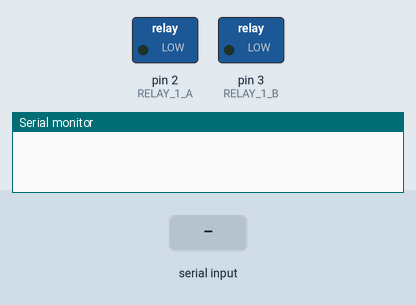
This sketch was run on a simulated Arduino Uno, built with avr-gcc and run on an emulated ATmega328P. Parts: switched loads named in the sketch (green lamp = pin HIGH), the last lines printed to the serial monitor. Inputs (shaded band) come from the test bench.

Above: at 1.2 s.
1.3 s: "c" received over Serial
At 1.8 s:
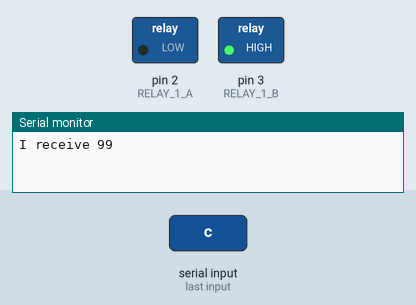
2.8 s: "o" received over Serial
At 4.2 s:
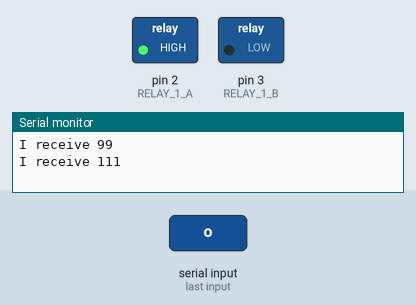
Timing chart, 0 to 5.8 s (numbered marks = the images above; inputs shaded):
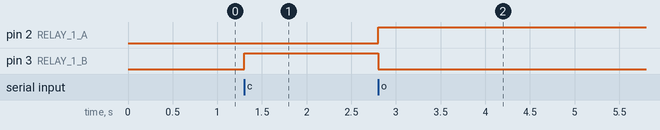

Measured:
- after the input at 1.3 s, pin 3 (RELAY_1_B): LOW → HIGH at once
- after the input at 2.8 s, pin 2 (RELAY_1_A): LOW → HIGH at once; pin 3 (RELAY_1_B): HIGH → LOW at once

The sketch:

test_hand_script_linux.ino
```cpp
const int RELAY_1_A = 2;
const int RELAY_1_B = 3;
const int ANALOG_POTENTIOMETER = 5;
const double POT_UPPER_BOUND = 1.0;
const double POT_LOWER_BOUND = 0.0;
bool extending = true;
int incomingByte = 0;

void setup() {
   pinMode(RELAY_1_A, OUTPUT);
   pinMode(RELAY_1_B, OUTPUT);
   //pinMode(ANALOG_POTENTIOMETER, INPUT); // Maybe?
   Serial.begin(9600);
}

void loop() {

//This is where your program logic goes
//You can call the functions to control the
//actuator here, as well as reading sensors, etc..

if (Serial.available() > 0)
{
  // Read the incoming byte
  incomingByte = Serial.read();

  // o will be open, c will be close
  // Say what you got
  Serial.print("I receive ");
  Serial.println(incomingByte, DEC);
  if (incomingByte == 99)
  {
    // That's a c, close
    closeHand();
  }

  else if(incomingByte == 111)
  {
    // That's an o, open
    openHand();
  }
}


}

void openHand()
{
  for (int i = 0; i < 30000; i++)
  {
    extendActuator(0);
  }
}

void closeHand()
{
  for (int i = 0; i < 30000; i++)
  {
    retractActuator(0);
  }
}
void extendActuator(int actuator) {
  //Set one relay one and the other off
  //this will move extend the actuator
  digitalWrite(RELAY_1_A, HIGH);
  digitalWrite(RELAY_1_B, LOW);
}

void retractActuator(int actuator) {
  //Set one relay off and the other on
  //this will move retract the actuator
  digitalWrite(RELAY_1_A, LOW);
  digitalWrite(RELAY_1_B, HIGH);
}

void stopActuator(int actuator) {
 //Set both relays off
 //this will stop the actuator in a braking
 digitalWrite(RELAY_1_A, LOW);
 digitalWrite(RELAY_1_B, LOW);
 }
```
